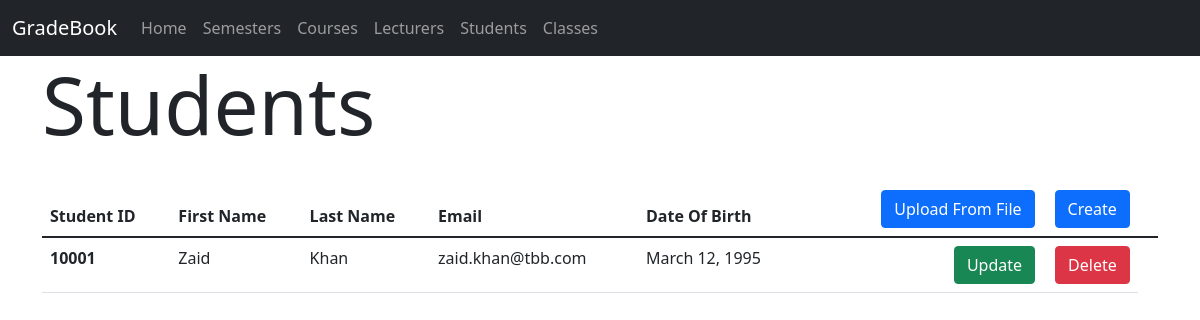
/students, run on the app's committed database.
### gradebook/models.py (models this page shows, shortened)
class Student(models.Model):
    user = models.OneToOneField(User, null=True, on_delete=models.CASCADE)
    studentID = models.PositiveIntegerField(null=False, blank=False, unique=True)
    firstName = models.CharField(max_length=50, null=False, blank=False)
    lastName = models.CharField(max_length=50, null=False, blank=False)
    email = models.EmailField(max_length=254, null=False, blank=False)
    dateOfBirth = models.DateField(null=False, blank=False)

### gradebook/views.py (the view)
# urls.py: path('students', ListStudentsView.as_view(), name='list_students'),
class ListStudentsView(ListView):
    model = Student
    template_name = 'student/list_students.html'

### gradebook/templates/student/list_students.html (shortened to what this page needs)
{% extends "base.html" %}
{% block content %}
    <h1 class="display-1" style="margin-bottom: 30px">Students</h1>
    <table class="table">
  <thead>
    <tr>
      <th scope="col">Student ID</th>
      <th scope="col">First Name</th>
      <th scope="col">Last Name</th>
      <th scope="col">Email</th>
      <th scope="col">Date Of Birth</th>
      <th>
          <a href="{% url "create_student" %}" class="btn btn-primary" style="float: right;">Create</a>
          <a href="{% url "upload_student" %}" class="btn btn-primary" style="float: right;margin-right: 20px">Upload From File</a>
      </th>
      <th></th>
    </tr>
  </thead>
  <tbody>
  {% for student in object_list %}
    <tr>
      <th scope="row">{{ student.studentID }}</th>
      <td>{{ student.firstName }}</td>
      <td>{{ student.lastName }}</td>
      <td>{{ student.email }}</td>
      <td>{{ student.dateOfBirth }}</td>
      <td>
          <a href="{% url "delete_student" student.id %}" class="btn btn-danger" style="float: right">Delete</a>
          <a href="{% url "update_student" student.id %}" class="btn btn-success" style="float: right; margin-right: 20px">Update</a>
      </td>
    </tr>
  {% endfor %}
  </tbody>
</table>
{% endblock %}

### data on the page
Student: studentID "10001", firstName "Zaid", lastName "Khan", email "zaid.khan@tbb.com", dateOfBirth "March 12, 1995"
